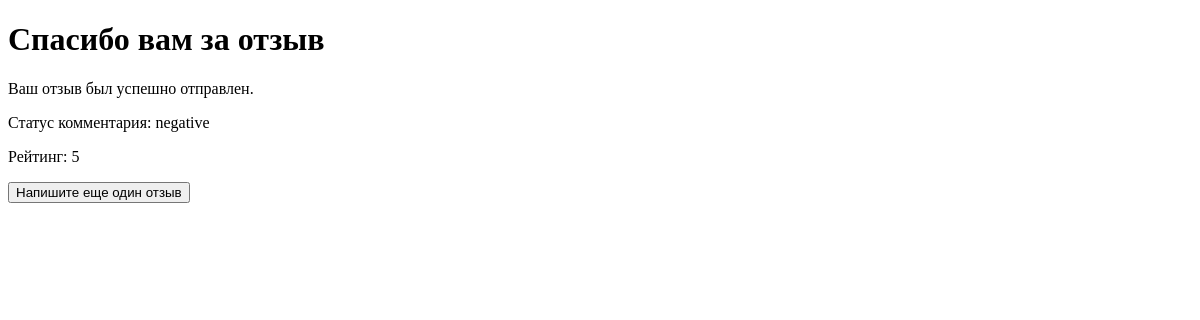
Before: /reviews/success/ with the older database file.
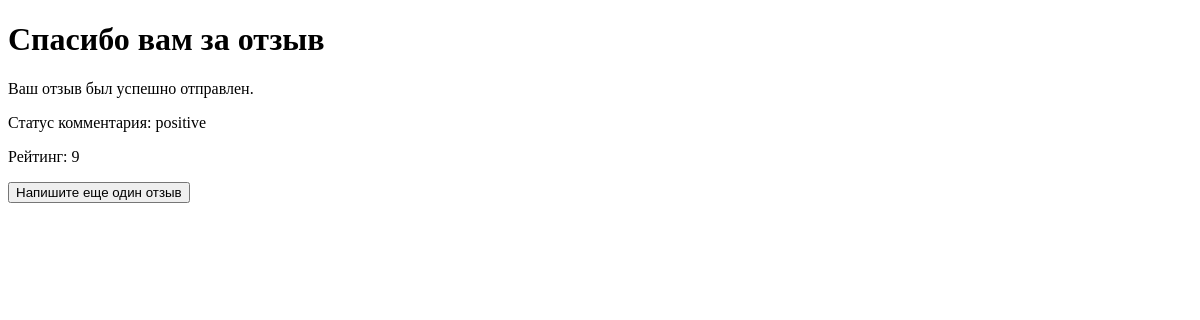
After: the same page with the newer database file.
### reviews/models.py (models this page shows, shortened)
class Review(models.Model):
    text = models.TextField()
    rating = models.IntegerField(default=0)  #поле для рейтинга
    sentiment = models.CharField(max_length=10, default='')  #поле для статуса комментария

### reviews/views.py (the view)
# urls.py: path('success/', views.review_success, name='review_success'),
def review_success(request):
    last_review = Review.objects.latest('id')
    return render(request, 'reviews/review_success.html', {
        'review': last_review
    })

### reviews/templates/reviews/review_success.html (shortened to what this page needs)
<!DOCTYPE html>
<html lang="en">
<head>
</head>
<body>
    <h1>Спасибо вам за отзыв</h1>
    <p>Ваш отзыв был успешно отправлен.</p>
    <p>Статус комментария: {{ review.sentiment }}</p>
    <p>Рейтинг: {{ review.rating }}</p>
    <a href="{% url 'review_form' %}">
        <button type="button">Напишите еще один отзыв</button>
    </a>
</body>
</html>

Changed rows visible on the page:
no longer on this page (row unchanged): Review: sentiment "negative", rating "5"
added Review: sentiment "positive", rating "9"
